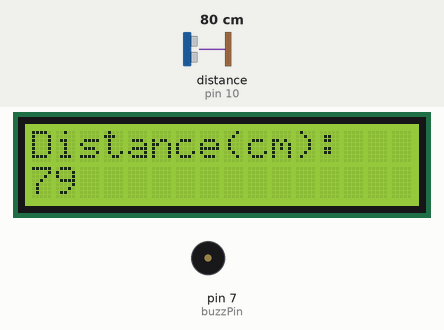
Recording of a sketch running on a simulated Arduino Uno, built with avr-gcc and run on an emulated ATmega328P. Parts: 16×2 character LCD, buzzer (waves = sounding, pin HIGH). Wiring (inferred from the names in the program): ultrasonic range finder: trigger pin 9; echo pin 10. The inputs (shaded band) are chosen by the test bench; at power-on: distance to the obstacle (sensor on pin 10) 80 cm. The echo pulse lasts 58.3 µs per cm; pins used as bus, display or sensor lines are not drawn; what the sketch prints to the serial monitor is not drawn.

Above: at 1.04 s.
1.3 s: distance to the obstacle (sensor on pin 10) set to 23 cm
At 1.46 s:
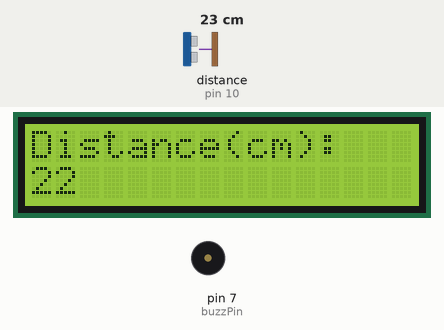
4.3 s: distance to the obstacle (sensor on pin 10) set to 19 cm
At 4.83 s:
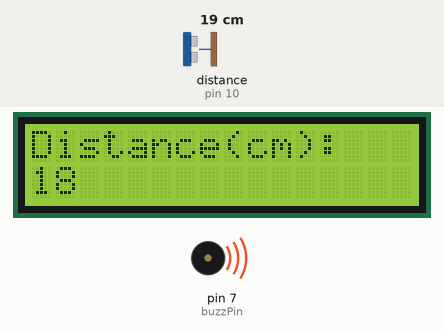
6.8 s: distance to the obstacle (sensor on pin 10) set to 2 cm
At 6.93 s:
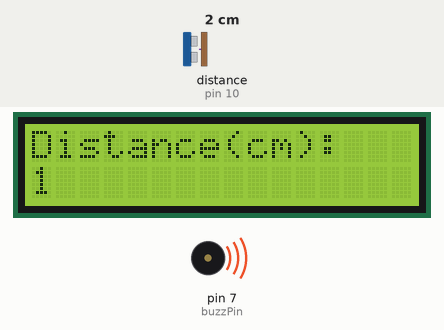
Timing chart, 0 to 9.8 s (numbered marks = the images above; inputs shaded):
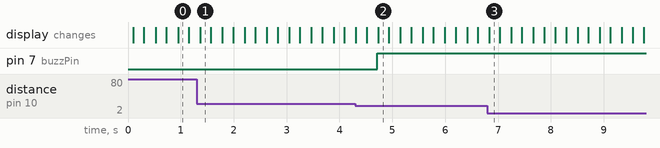

Measured:
- the behaviour switches between 21 and 20 cm on distance to the obstacle (sensor on pin 10) (found by bisection; images 1 and 2)
- after the input at 1.3 s, the display: changes after 0.07 s (image 1)
- after the input at 4.3 s, pin 7 (buzzPin): LOW → HIGH after 0.42 s; the display: first differs from a run without the input after 0.43 s (image 2)
- after the input at 6.8 s, the display: changes at once (image 3)

The sketch:

Uno_code.ino
```cpp
#include <Wire.h>
#include <LiquidCrystal_I2C.h>
#define trigPin 9
#define echoPin 10
#define buzzPin 7

// Initialize the LCD with the I2C address
LiquidCrystal_I2C lcd(0x27, 16, 2);

void setup() {
  Serial.begin(9600);
  pinMode(trigPin, OUTPUT);
  pinMode(echoPin, INPUT);
  pinMode(buzzPin, OUTPUT);
  lcd.init(); // Initialize the LCD
  lcd.backlight(); // Turn on the backlight
  lcd.setCursor(0, 0); // Set cursor to column 0, row 0
  lcd.print("Hello, Rohit!"); // Print message on the first line
}

void loop() {
  digitalWrite(trigPin, LOW);
  delayMicroseconds(2);
  digitalWrite(trigPin, HIGH);
  delayMicroseconds(10);
  digitalWrite(trigPin, LOW);
  long duration = pulseIn(echoPin, HIGH);
  long distance = duration * 0.0343 / 2;

  if(distance < 20){
    digitalWrite(buzzPin, HIGH);
  }
  else{
    digitalWrite(buzzPin, LOW);
  }


  Serial.print("Distance: ");
  Serial.print(distance);
  Serial.println(" cm");


  lcd.setCursor(0, 0);
  lcd.print("Distance(cm):");

  lcd.setCursor(0, 1); // Move to the second line
  lcd.print(distance); // Print message on the second line
  delay(200);
  lcd.clear(); // Clear the screen
  delay(200);


}
```
